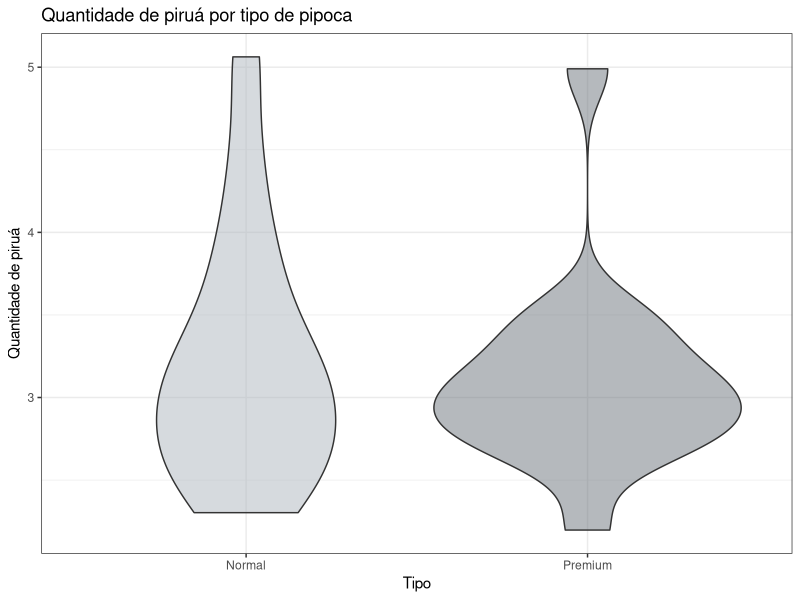
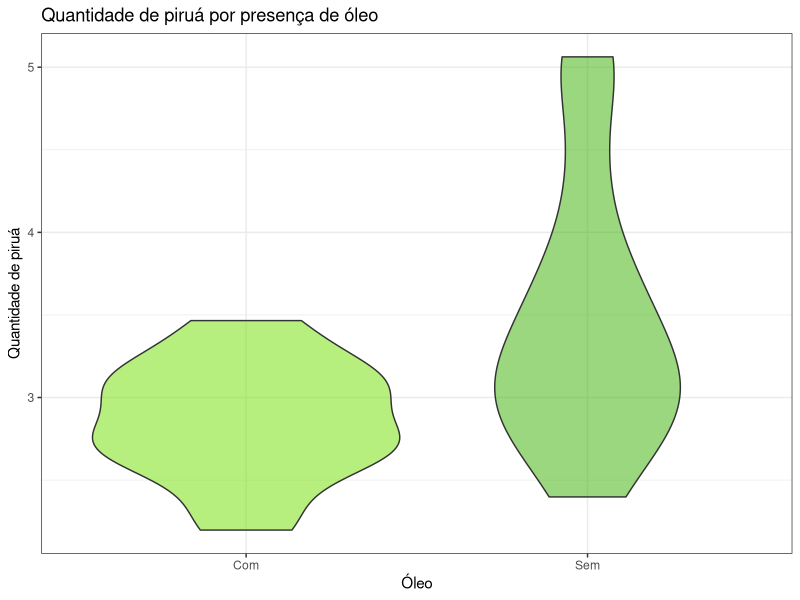
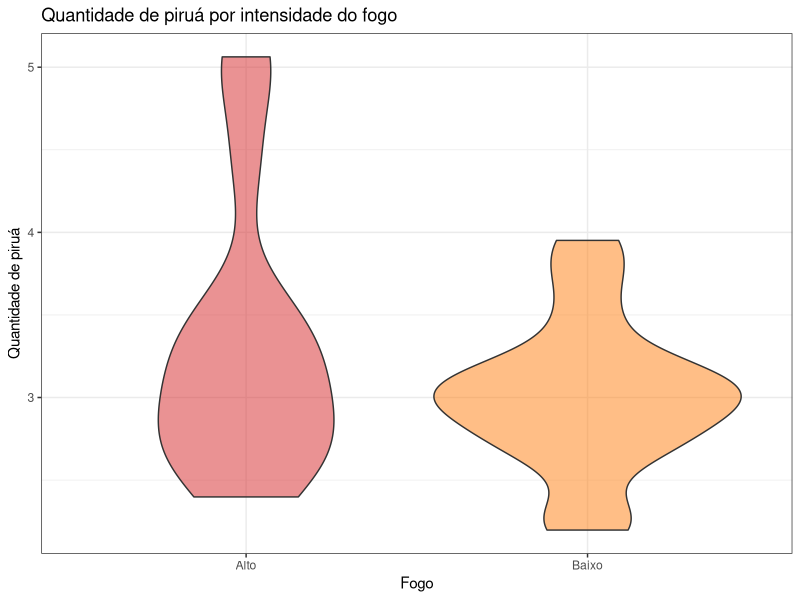
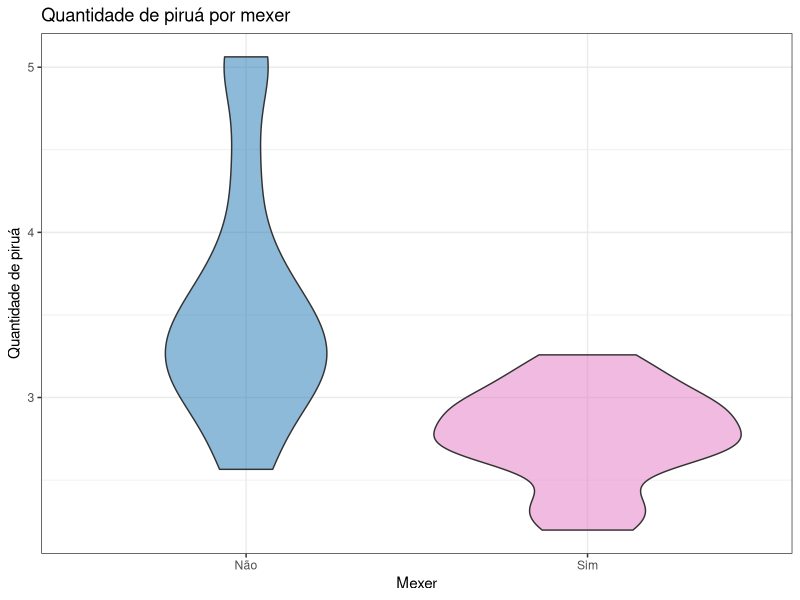
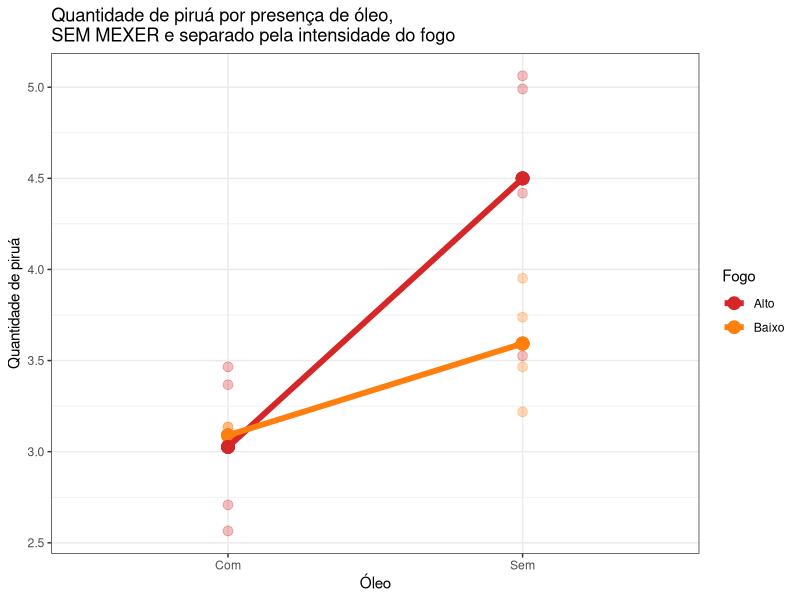
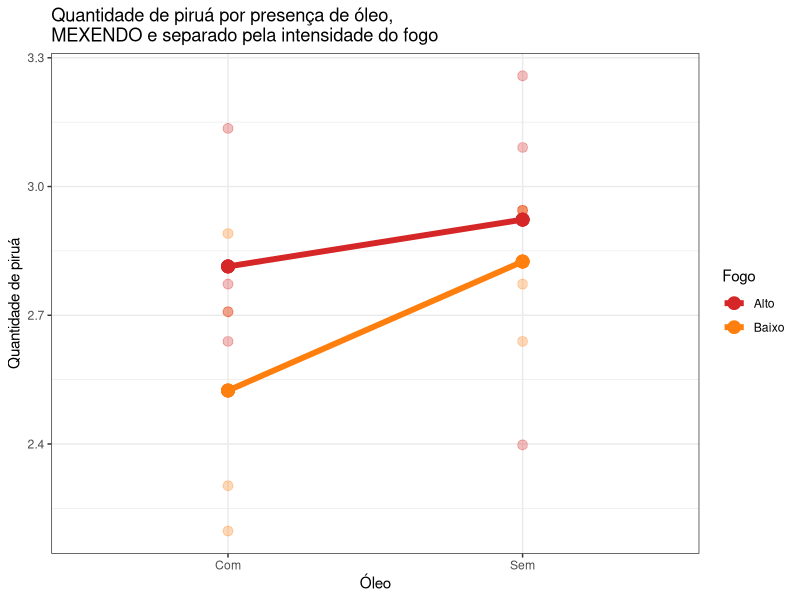
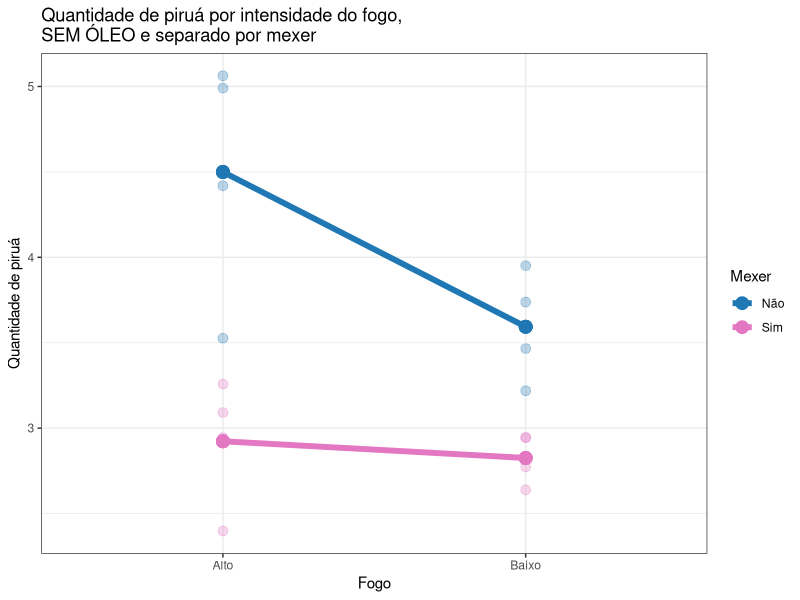
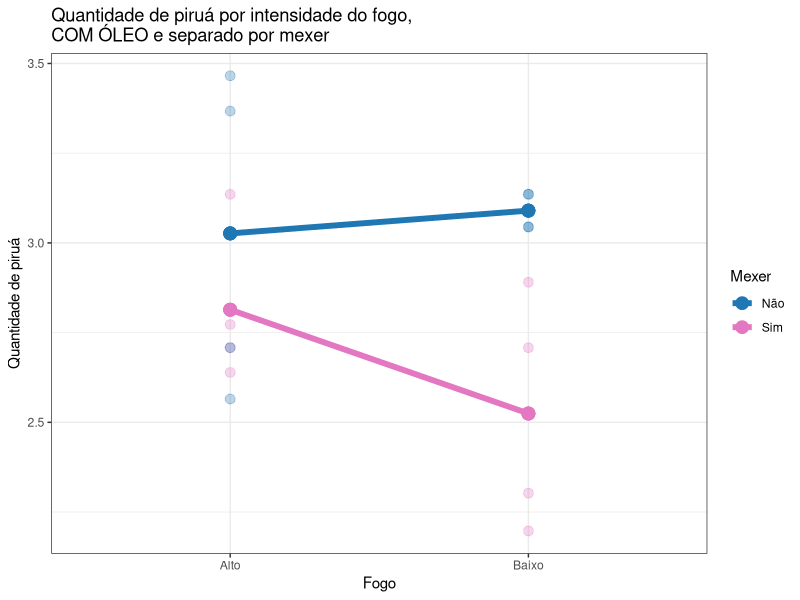

The R script that drew these images, in order:
library(tidyverse)
library(svglite)

#--- Metadados ---#
set.seed(42)
# usaremos essas cores durante todo o programa
cor_tipo <- c("#adb5bd", '#6c757d')
cor_oleo <- c("#70e000", "#38b000")
cor_fogo <- c("#d62728", "#ff7f0e")
cor_mexer <- c("#1f77b4", "#e377c2")

ext_graf <- 'png' # tipo de arquivo que os gráficos serão salvos
tam_graf <- c('w' = 2001, 'h' = 1500)
path_graf <- 'gráficos'
unit_graf <- 'px'


#--- Preparando os dados ---# <- serviço de corno
Tipo <- c(rep('Normal', 16), rep('Premium', 16))
Óleo <- c(rep(c(rep('Sem', 8), rep('Com', 8)), 2))
Fogo <- c(rep(c(rep('Baixo', 4), rep('Alto', 4)), 4))            
Mexer <- c(rep(c(rep('Sim', 2), rep('Não', 2)), 8))
Replicação <- rep(c(1, 2), 16)
Qtt_pirua <- c(14, 19, 52, 42, 11, 26)

Qtt_pirua <-c(14, 19,
              52, 42,
              11, 26,
              83, 158,
              10, 15,
              21, 23,
              15, 23,
              32, 13,
              16, 19,
              32, 25,
              22, 19,
              34, 147,
              18, 9,
              21, 23,
              14, 16,
              29, 15
)

Grama_pirua <- c(
  3, 4,
  10, 8,
  3, 5,
  15, 27,
  2, 3,
  5 , 5,
  3, 4,
  8, 3,
  5, 5,
  6, 5,
  4, 4,
  8, 20,
  5, 2,
  5, 4,
  2, 3, 
  5, 3
)

df <- tibble(Tipo = as.factor(Tipo),
             Óleo = as.factor(Óleo),
             Fogo = as.factor(Fogo),
             Mexer = as.factor(Mexer),
             Replicação = as.factor(Replicação),
             Qtt_pirua,
             Grama_pirua
) %>% mutate(Qtt_pirua = log(Qtt_pirua))


#--- Análise exploratória ---#



ggplot(df, aes(x = Tipo, y = Qtt_pirua, fill = Tipo)) +
  geom_violin(alpha = 0.5) +
  scale_fill_manual(values=c(cor_tipo)) +
  labs(title = 'Quantidade de piruá por tipo de pipoca',
       y = 'Quantidade de piruá') +
  theme_bw() +
  theme(legend.position = 'none')
ggsave(paste('piruaXtipo.', ext_graf, sep = ''), path = path_graf, device = ext_graf, width = tam_graf[1], height = tam_graf[2], units = unit_graf)

ggplot(df, aes(x = Óleo, y = Qtt_pirua, fill = Óleo)) +
  geom_violin(alpha = 0.5) +
  scale_fill_manual(values=c(cor_oleo)) +
  labs(title = 'Quantidade de piruá por presença de óleo',
       y = 'Quantidade de piruá') +
  theme_bw() +
  theme(legend.position = 'none') # trocar a ordem
ggsave(paste('piruaXoleo.', ext_graf, sep = ''), path = path_graf, device = ext_graf, width = tam_graf[1], height = tam_graf[2], units = unit_graf)

ggplot(df, aes(x = Fogo, y = Qtt_pirua, fill = Fogo)) +
  geom_violin(alpha = 0.5) +
  scale_fill_manual(values=c(cor_fogo)) +
  labs(title = 'Quantidade de piruá por intensidade do fogo',
       y = 'Quantidade de piruá') +
  theme_bw() +
  theme(legend.position = 'none')
ggsave(paste('piruaXfogo.', ext_graf, sep = ''), path = path_graf, device = ext_graf, width = tam_graf[1], height = tam_graf[2], units = unit_graf)

ggplot(df, aes(x = Mexer, y = Qtt_pirua, fill = Mexer)) +
  geom_violin(alpha = 0.5) +
  scale_fill_manual(values=c(cor_mexer)) +
  labs(title = 'Quantidade de piruá por mexer',
       y = 'Quantidade de piruá') +
  theme_bw() +
  theme(legend.position = 'none')
ggsave(paste('piruaXmexer.', ext_graf, sep = ''), path = path_graf, device = ext_graf, width = tam_graf[1], height = tam_graf[2], units = unit_graf)


#--- ANOVA ---#
lm_model <- lm(Qtt_pirua ~
              Tipo * Óleo * Fogo * Mexer +
              Replicação * Óleo +
              Replicação * Fogo +
              Replicação * Mexer,
            df) # Replicação aqui, essencialmente, faz o papel da blocagem


anova(lm_model)

# Utilizar peso dos piruás ao invés da quantidade gerou os mesmos resultados na ANOVA

# lm_model2 <- lm(Grama_pirua ~
#                Tipo * Óleo * Fogo * Mexer +
#                Replicação*Óleo +
#                Replicação * Fogo +
#                Replicação * Mexer,
#              df)
# anova(lm_model2)


# Tipo deu não significativo (enquanto os outros fatores deram).
# A interação Óleo:Fogo:Mexer é significativa
# A interação Bloco:Fator não é significativa pra nenhum dos fatores (amém)

#--- Gráficos da interação ---#
# As bolas maiores são as médias
# x-axis: Óleo | fill: Fogo | Mexer: não
ggplot(df %>%
         filter(Mexer == 'Não') %>%
         group_by(Óleo, Fogo) %>%
         mutate(media = mean(Qtt_pirua)),
       aes(x = Óleo, color = Fogo)) +
  geom_point(aes(y = Qtt_pirua), size = 3, alpha = 0.3) +
  geom_point(aes(y = media), size = 4) +
  geom_line(aes(y = media, group = Fogo), linewidth = 2) +
  scale_color_manual(values=c(cor_fogo)) +
  labs(title = 'Quantidade de piruá por presença de óleo,\nSEM MEXER e separado pela intensidade do fogo',
       y = 'Quantidade de piruá') +
  theme_bw()
ggsave(paste('interacaoOleo1.', ext_graf, sep = ''), path = path_graf, device = ext_graf, width = tam_graf[1], height = tam_graf[2], units = unit_graf)

# x-axis: Óleo | fill: Fogo | Mexer: sim
ggplot(df %>%
         filter(Mexer == 'Sim') %>%
         group_by(Óleo, Fogo) %>%
         mutate(media = mean(Qtt_pirua)),
       aes(x = Óleo, color = Fogo)) +
  geom_point(aes(y = Qtt_pirua), size = 3, alpha = 0.3) +
  geom_point(aes(y = media), size = 4) +
  geom_line(aes(y = media, group = Fogo), linewidth = 2) +
  scale_color_manual(values=c(cor_fogo)) +
  labs(title = 'Quantidade de piruá por presença de óleo,\nMEXENDO e separado pela intensidade do fogo',
       y = 'Quantidade de piruá') +
  theme_bw()
ggsave(paste('interacaoOleo2.', ext_graf, sep = ''), path = path_graf, device = ext_graf, width = tam_graf[1], height = tam_graf[2], units = unit_graf)

# x-axis: Fogo | fill: Mexer | Óleo: sem
ggplot(df %>%
         filter(Óleo == 'Sem') %>%
         group_by(Fogo, Mexer) %>%
         mutate(media = mean(Qtt_pirua)),
       aes(x = Fogo, color = Mexer)) +
  geom_point(aes(y = Qtt_pirua), size = 3, alpha = 0.3) +
  geom_point(aes(y = media), size = 4) +
  geom_line(aes(y = media, group = Mexer), linewidth = 2) +
  scale_color_manual(values=c(cor_mexer)) +
  labs(title = 'Quantidade de piruá por intensidade do fogo,\nSEM ÓLEO e separado por mexer',
       y = 'Quantidade de piruá') +
  theme_bw()
ggsave(paste('interacaoFogo1.', ext_graf, sep = ''), path = path_graf, device = ext_graf, width = tam_graf[1], height = tam_graf[2], units = unit_graf)

# x-axis: Fogo | fill: Mexer | Óleo: com
ggplot(df %>%
         filter(Óleo == 'Com') %>%
         group_by(Fogo, Mexer) %>%
         mutate(media = mean(Qtt_pirua)),
       aes(x = Fogo, color = Mexer)) +
  geom_point(aes(y = Qtt_pirua), size = 3, alpha = 0.3) +
  geom_point(aes(y = media), size = 4) +
  geom_line(aes(y = media, group = Mexer), linewidth = 2) +
  scale_color_manual(values=c(cor_mexer)) +
  labs(title = 'Quantidade de piruá por intensidade do fogo,\nCOM ÓLEO e separado por mexer',
       y = 'Quantidade de piruá') +
  theme_bw()
ggsave(paste('interacaoFogo2.', ext_graf, sep = ''), path = path_graf, device = ext_graf, width = tam_graf[1], height = tam_graf[2], units = unit_graf)

# x-axis: Mexer | fill: Óleo | Fogo: Baixo
ggplot(df %>%
         filter(Fogo == 'Baixo') %>%
         group_by(Mexer, Óleo) %>%
         mutate(media = mean(Qtt_pirua)),
       aes(x = Mexer, color = Óleo)) +
  geom_point(aes(y = Qtt_pirua), size = 3, alpha = 0.3) +
  geom_point(aes(y = media), size = 4) +
  geom_line(aes(y = media, group = Óleo), linewidth = 2) +
  scale_color_manual(values=c(cor_oleo)) +
  labs(title = 'Quantidade de piruá por mexer,\nFOGO BAIXO e separado por presença de óleo',
       y = 'Quantidade de piruá') +
  theme_bw()
ggsave(paste('interacaoMexer1.', ext_graf, sep = ''), path = path_graf, device = ext_graf, width = tam_graf[1], height = tam_graf[2], units = unit_graf)

# x-axis: Mexer | fill: Óleo | Fogo: Alto
ggplot(df %>%
         filter(Fogo == 'Alto') %>%
         group_by(Mexer, Óleo) %>%
         mutate(media = mean(Qtt_pirua)),
       aes(x = Mexer, color = Óleo)) +
  geom_point(aes(y = Qtt_pirua), size = 3, alpha = 0.3) +
  geom_point(aes(y = media), size = 4) +
  geom_line(aes(y = media, group = Óleo), linewidth = 2) +
  scale_color_manual(values=c(cor_oleo)) +
  labs(title = 'Quantidade de piruá por mexer,\nFOGO ALTO e separado por presença de óleo',
       y = 'Quantidade de piruá') +
  theme_bw()
ggsave(paste('interacaoMexer2.', ext_graf, sep = ''), path = path_graf, device = ext_graf, width = tam_graf[1], height = tam_graf[2], units = unit_graf)

#--- Teste de Tukey ---#

vec_li <- c()
vec_ls <- c()
vec_cond <- c()
# Teste: Óleo
for(i in 1:2) {
  for(j in 1:2) {
    temp_model <- TukeyHSD(aov(Qtt_pirua ~ Óleo,
                               df %>% filter(Fogo == c('Baixo', 'Alto')[i], Mexer == c('Sim', 'Não')[j])))
    vec_li <- c(vec_li, temp_model$Óleo[1])
    vec_ls <- c(vec_ls, temp_model$Óleo[2])
    vec_cond <- c(vec_cond, paste('Fogo', '(',c('Baixo', 'Alto')[i], ')', ' | ', 'Mexer', '(',c('Sim', 'Não')[j], ')', sep = ''))
  }
}

# Teste: Fogo
for(i in 1:2) {
  for(j in 1:2) {
    temp_model <- TukeyHSD(aov(Qtt_pirua ~ Fogo,
                               df %>% filter(Óleo == c('Sem', 'Com')[i], Mexer == c('Sim', 'Não')[j])))
    vec_li <- c(vec_li, temp_model$Fogo[1])
    vec_ls <- c(vec_ls, temp_model$Fogo[2])
    vec_cond <- c(vec_cond, paste('Óleo', '(',c('Sem', 'Com')[i], ')', ' | ', 'Mexer', '(',c('Sim', 'Não')[j], ')', sep = ''))
  }
}

# Teste: Mexer
for(i in 1:2) {
  for(j in 1:2) {
    temp_model <- TukeyHSD(aov(Qtt_pirua ~ Mexer,
                               df %>% filter(Fogo == c('Baixo', 'Alto')[i], Óleo == c('Sem', 'Com')[j])))
    vec_li <- c(vec_li, temp_model$Mexer[1])
    vec_ls <- c(vec_ls, temp_model$Mexer[2])
    vec_cond <- c(vec_cond, paste('Fogo', '(',c('Baixo', 'Alto')[i], ')', ' | ', 'Óleo', '(',c('Sem', 'Com')[j], ')', sep = ''))
  }
}

ic_df <- tibble(
  Fator = c(
    rep('Óleo', 4),
    rep('Fogo', 4),
    rep('Mexer', 4)
  ),
  Nível = vec_cond,
  LI = vec_li,
  LS = vec_ls
)

ggplot(ic_df %>% filter(Fator == 'Óleo'), aes(x = Nível)) +
  geom_segment(aes(y = LI , yend = LS), linewidth = 1) +
  geom_point(aes(y = LI), size = 2) +
  geom_point(aes(y = LS), size = 2) +
  geom_hline(yintercept = 0) +
  labs(title = 'Intervalo de confiança do Óleo para combinações de níveis de Fogo e Mexer',
       x = 'Efeito do fator') +
  coord_flip() +
  theme_bw()

ggplot(ic_df %>% filter(Fator == 'Fogo'), aes(x = Nível)) +
  geom_segment(aes(y = LI , yend = LS), linewidth = 1) +
  geom_point(aes(y = LI), size = 2) +
  geom_point(aes(y = LS), size = 2) +
  geom_hline(yintercept = 0) +
  labs(title = 'Intervalo de confiança do Fogo para combinações de níveis de Óleo e Mexer',
       x = 'Efeito do fator') +
  coord_flip() +
  theme_bw()

ggplot(ic_df %>% filter(Fator == 'Mexer'), aes(x = Nível)) +
  geom_segment(aes(y = LI , yend = LS), linewidth = 1) +
  geom_point(aes(y = LI), size = 2) +
  geom_point(aes(y = LS), size = 2) +
  geom_hline(yintercept = 0) +
  labs(title = 'Intervalo de confiança de Mexer para combinações de níveis de Óleo e Fogo',
       x = 'Efeito do fator') +
  coord_flip() +
  theme_bw()

#--- Análise de Resíduos ---#
# novo modelo sem o fator Tipo e as interações que não são significativas 
lm_new_model <- lm(Qtt_pirua ~
            Óleo * Fogo * Mexer +
            Replicação,
          df) # eu sei que os dados não parecem muito normais, mas rode esse exemplo algumas vezes e veja cada absurdo que aparece:
# QQ PLOT
ggplot() +
  geom_qq(aes(sample = rstandard(lm_new_model))) +
  geom_abline(color = "red") + 
  labs(title = 'QQ plot',
       x = 'Teórico',
       y = 'Amostra') +
  theme_bw()
ggsave(paste('qqplot.', ext_graf, sep = ''), path = path_graf, device = ext_graf, width = tam_graf[1], height = tam_graf[2], units = unit_graf)

# eu sei que os dados não parecem muito normais, mas rode esse exemplo algumas vezes e veja cada absurdo que aparece:
ggplot() +
  geom_qq(aes(sample = rnorm(32))) +
  geom_abline(color = "red")

# Resíduos x Fitted
ggplot(lm_new_model, aes(x = .fitted,
           y = .resid)) +
  geom_point() +
  geom_hline(yintercept = 0, color = "red") +
  labs(title = 'Resíduos por valores ajustados',
       y = 'Resíduos',
       x = 'Ajustado') +
  theme_bw()
ggsave(paste('residuosXfitted.', ext_graf, sep = ''), path = path_graf, device = ext_graf, width = tam_graf[1], height = tam_graf[2], units = unit_graf)

# Resíduos por ordem de coleta de dado
# [a fazer]

# Resíduos x Óleo
ggplot() +
  geom_point(
    aes(x = lm_new_model$model$Óleo, y = lm_new_model$residuals),
    size = 3
  ) +
  geom_hline(yintercept = 0, color = "red") +
  labs(title = 'Níveis do fator Óleo por resíduos',
       x = 'Níveis',
       y = 'Residuos') +
  theme_bw()
ggsave(paste('residuosXoleo.', ext_graf, sep = ''), path = path_graf, device = ext_graf, width = tam_graf[1], height = tam_graf[2], units = unit_graf)

# Resíduos x Fogo
ggplot() +
  geom_point(
    aes(x = lm_new_model$model$Fogo, y = lm_new_model$residuals),
    size = 3
  ) +
  geom_hline(yintercept = 0, color = "red") +
  labs(title = 'Níveis do fator Fogo por resíduos',
       x = 'Níveis',
       y = 'Residuos') +
  theme_bw()
ggsave(paste('residuosXfogo.', ext_graf, sep = ''), path = path_graf, device = ext_graf, width = tam_graf[1], height = tam_graf[2], units = unit_graf)

# Resíduos x Mexer
ggplot() +
  geom_point(
    aes(x = lm_new_model$model$Mexer, y = lm_new_model$residuals),
    size = 3
  ) +
  geom_hline(yintercept = 0, color = "red") +
  labs(title = 'Níveis do fator Mexer por resíduos',
       x = 'Níveis',
       y = 'Residuos') +
  theme_bw()
ggsave(paste('residuosXmexer.', ext_graf, sep = ''), path = path_graf, device = ext_graf, width = tam_graf[1], height = tam_graf[2], units = unit_graf)
